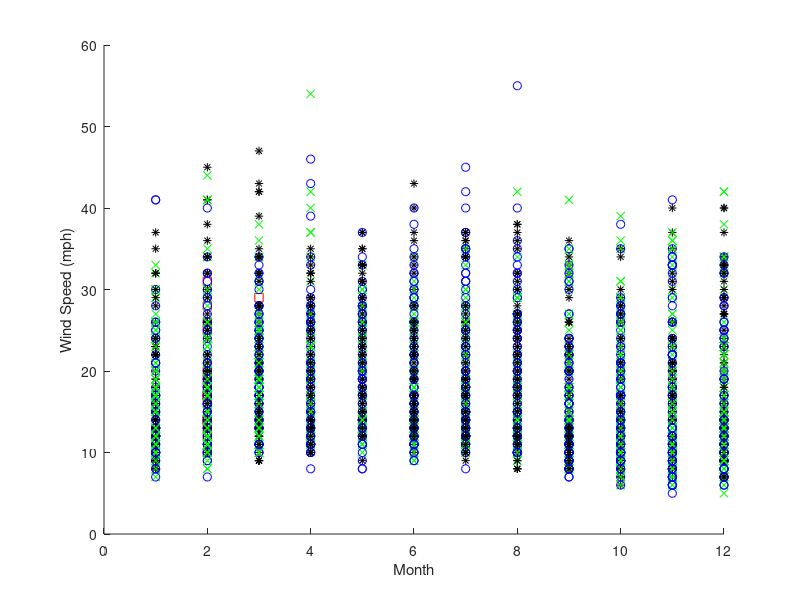

MATLAB code for this plot: (Note: this script raises an error after producing the figure.)
%%% PLOTTER 4
clear all;
close all;
clc;

load('denver_co.mat');
Data_full = Data;
cluster_idx = zeros(size(Data,1),1);
years = unique(Data_full(:,3));
months = unique(Data_full(:,2));
k_iter = 1;
for i_iter = 1:1:numel(years)
    for j_iter = 1:1:numel(months)
        cluster_idx((Data_full(:,3)==years(i_iter))&(Data_full(:,2)==months(j_iter))) = k_iter;
        if any(j_iter==[3,6,9,12])
            k_iter = k_iter+1;
        end
    end
end
% num_years_train = 10;
% num_years_test = 3;
% train_idx = find(ismember(Data_full(:,3),years(1):years(num_years_train)));
% test_idx = find(ismember(Data_full(:,3),years(num_years_train)+1:years(num_years_train+num_years_test)));
% Data_Train = flipud(Data_full(train_idx,:));
% Data_Test = flipud(Data_full(test_idx,:));
% cluster_idx = flipud(cluster_idx);
Data_Train = flipud(Data_full(1:3000,:));
% Data_Test = flipud(Data_full(3001:4000,:));
Data_Test = Data_full(3001:4000,:);
X = Data_Train(:,1:end-1); y = Data_Train(:,end);
Xs = Data_Test(:,1:end-1); ys = Data_Test(:,end);
cluster_idx_train = cluster_idx(1:3000);
figure;
hold on;
j_iter = 1;
for i_iter = 1:1:numel(unique(cluster_idx_train));
    if j_iter==1
        plot(X(cluster_idx_train==i_iter,2),y(cluster_idx_train==i_iter),'sr');
    elseif j_iter == 2
        plot(X(cluster_idx_train==i_iter,2),y(cluster_idx_train==i_iter),'*k');
    elseif j_iter == 3
        plot(X(cluster_idx_train==i_iter,2),y(cluster_idx_train==i_iter),'xg');
    elseif j_iter == 4
        plot(X(cluster_idx_train==i_iter,2),y(cluster_idx_train==i_iter),'ob');
        j_iter = 1;
    end
    j_iter = j_iter+1;
end
xlabel('Month');
ylabel('Wind Speed (mph)');
legend('Cluster 1','Cluster 2','Cluster 3','Cluster 4',1);
axis tight;
saveas(gcf,['Figs\Final\Denver_CO_cluster'],'fig');
maximize;
applytofig(gcf, 'width',8, 'height',8, 'color','rgb', 'resolution',1800, 'bounds','tight');
set(gcf, 'Renderer', 'painters');
saveas(gcf,['Figs\Final\Denver_CO_cluster'],'png');
saveas(gcf,['Figs\Final\Denver_CO_cluster'],'epsc');
clear all;
close all;
clc;

load('saltlakecity_ut.mat');
Data_full = Data;
cluster_idx = zeros(size(Data,1),1);
years = unique(Data_full(:,3));
months = unique(Data_full(:,2));
k_iter = 1;
for i_iter = 1:1:numel(years)
    for j_iter = 1:1:numel(months)
        cluster_idx((Data_full(:,3)==years(i_iter))&(Data_full(:,2)==months(j_iter))) = k_iter;
        if any(j_iter==[3,6,9,12])
            k_iter = k_iter+1;
        end
    end
end
% num_years_train = 10;
% num_years_test = 3;
% train_idx = find(ismember(Data_full(:,3),years(1):years(num_years_train)));
% test_idx = find(ismember(Data_full(:,3),years(num_years_train)+1:years(num_years_train+num_years_test)));
% Data_Train = flipud(Data_full(train_idx,:));
% Data_Test = flipud(Data_full(test_idx,:));
% cluster_idx = flipud(cluster_idx);
Data_Train = flipud(Data_full(1:3000,:));
% Data_Test = flipud(Data_full(3001:4000,:));
Data_Test = Data_full(3001:4000,:);
X = Data_Train(:,1:end-1); y = Data_Train(:,end);
Xs = Data_Test(:,1:end-1); ys = Data_Test(:,end);
cluster_idx_train = cluster_idx(1:3000);
figure;
hold on;
j_iter = 1;
for i_iter = 1:1:numel(unique(cluster_idx_train));
    if j_iter==1
        plot(X(cluster_idx_train==i_iter,2),y(cluster_idx_train==i_iter),'sr');
    elseif j_iter == 2
        plot(X(cluster_idx_train==i_iter,2),y(cluster_idx_train==i_iter),'*k');
    elseif j_iter == 3
        plot(X(cluster_idx_train==i_iter,2),y(cluster_idx_train==i_iter),'xg');
    elseif j_iter == 4
        plot(X(cluster_idx_train==i_iter,2),y(cluster_idx_train==i_iter),'ob');
        j_iter = 1;
    end
    j_iter = j_iter+1;
end
xlabel('Month');
ylabel('Wind Speed (mph)');
legend('Cluster 1','Cluster 2','Cluster 3','Cluster 4',1);
axis tight;
saveas(gcf,['Figs\Final\Denver_CO_cluster'],'fig');
maximize;
applytofig(gcf, 'width',8, 'height',8, 'color','rgb', 'resolution',1800, 'bounds','tight');
set(gcf, 'Renderer', 'painters');
saveas(gcf,['Figs\Final\Denver_CO_cluster'],'png');
saveas(gcf,['Figs\Final\Denver_CO_cluster'],'epsc');
clear all;
close all;
clc;

load('tucson_az.mat');
Data_full = Data;
cluster_idx = zeros(size(Data,1),1);
years = unique(Data_full(:,3));
months = unique(Data_full(:,2));
k_iter = 1;
for i_iter = 1:1:numel(years)
    for j_iter = 1:1:numel(months)
        cluster_idx((Data_full(:,3)==years(i_iter))&(Data_full(:,2)==months(j_iter))) = k_iter;
        if any(j_iter==[3,6,9,12])
            k_iter = k_iter+1;
        end
    end
end
% num_years_train = 10;
% num_years_test = 3;
% train_idx = find(ismember(Data_full(:,3),years(1):years(num_years_train)));
% test_idx = find(ismember(Data_full(:,3),years(num_years_train)+1:years(num_years_train+num_years_test)));
% Data_Train = flipud(Data_full(train_idx,:));
% Data_Test = flipud(Data_full(test_idx,:));
% cluster_idx = flipud(cluster_idx);
Data_Train = flipud(Data_full(1:3000,:));
% Data_Test = flipud(Data_full(3001:4000,:));
Data_Test = Data_full(3001:4000,:);
X = Data_Train(:,1:end-1); y = Data_Train(:,end);
Xs = Data_Test(:,1:end-1); ys = Data_Test(:,end);
cluster_idx_train = cluster_idx(1:3000);
figure;
hold on;
j_iter = 1;
for i_iter = 1:1:numel(unique(cluster_idx_train));
    if j_iter==1
        plot(X(cluster_idx_train==i_iter,2),y(cluster_idx_train==i_iter),'sr');
    elseif j_iter == 2
        plot(X(cluster_idx_train==i_iter,2),y(cluster_idx_train==i_iter),'*k');
    elseif j_iter == 3
        plot(X(cluster_idx_train==i_iter,2),y(cluster_idx_train==i_iter),'xg');
    elseif j_iter == 4
        plot(X(cluster_idx_train==i_iter,2),y(cluster_idx_train==i_iter),'ob');
        j_iter = 1;
    end
    j_iter = j_iter+1;
end
xlabel('Month');
ylabel('Wind Speed (mph)');
legend('Cluster 1','Cluster 2','Cluster 3','Cluster 4',1);
axis tight;
saveas(gcf,['Figs\Final\Denver_CO_cluster'],'fig');
maximize;
applytofig(gcf, 'width',8, 'height',8, 'color','rgb', 'resolution',1800, 'bounds','tight');
set(gcf, 'Renderer', 'painters');
saveas(gcf,['Figs\Final\Denver_CO_cluster'],'png');
saveas(gcf,['Figs\Final\Denver_CO_cluster'],'epsc');
clear all;
close all;
clc;

